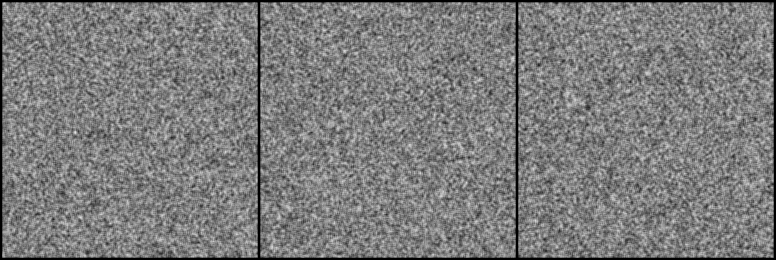

Here is the Python script that generated this plot:
'''
Use model.py->AesFA_test->forward function to generate stylized images.
'''
import argparse
import os
import torch
import numpy as np
import thop
from PIL import Image
from torchvision.transforms import ToTensor, Compose, Resize, CenterCrop, Normalize, RandomCrop

from Config_test import Config
from DataSplit import DataSplit
from model import AesFA_test
from blocks import test_model_load
import generate_results_html

import torch.nn.functional as F

def next_power_of_two(n):
    """找到大于等于n的最小的2的幂"""
    if n <= 0:
        return 1
    if (n & (n - 1)) == 0:  # 已经是2的幂
        return n
    power = 1
    while power < n:
        power <<= 1
    return power

def center_pad_to_power_of_two(img_tensor, target_height, target_width):
    """
    将图像张量填充到指定的2的幂次尺寸，以图像中心为基准。
    期望：RGB 通道已在 [-1,1]，Alpha 通道在 [0,1]。
    因此对 RGB 使用 pad value = -1（对应黑色），对 alpha 使用 0（透明）。
    """
    _, h, w = img_tensor.shape

    # 计算需要填充的上下左右边界
    pad_top = (target_height - h) // 2
    pad_bottom = target_height - h - pad_top
    pad_left = (target_width - w) // 2
    pad_right = target_width - w - pad_left

    # 如果 RGBA
    if img_tensor.shape[0] == 4:  # RGBA图像
        rgb_channels = img_tensor[:3, :, :]
        alpha_channel = img_tensor[3:4, :, :]

        # 填充 RGB 通道，使用 -1 表示黑（在 [-1,1] 域）
        rgb_padded = F.pad(rgb_channels,
                           (pad_left, pad_right, pad_top, pad_bottom),
                           mode='constant',
                           value=-1.0)

        # 填充 Alpha 通道（使用 0 表示透明）
        alpha_padded = F.pad(alpha_channel,
                             (pad_left, pad_right, pad_top, pad_bottom),
                             mode='constant',
                             value=0.0)

        padded_img = torch.cat([rgb_padded, alpha_padded], dim=0)
    else:
        # 如果只有 RGB（或其他），默认也使用 -1 填充（黑色）
        padded_img = F.pad(img_tensor,
                           (pad_left, pad_right, pad_top, pad_bottom),
                           mode='constant',
                           value=-1.0)

    return padded_img

def load_img(img_name, img_size, device):
    # 加载图像并转换为RGBA格式
    img = Image.open(img_name).convert('RGBA')

    # 获取原始尺寸
    original_width, original_height = img.size

    # 计算目标尺寸（最接近的2的幂次）
    target_height = next_power_of_two(original_height)
    target_width = next_power_of_two(original_width)

    print(f"Original size: {original_height}x{original_width}")
    print(f"Target size: {target_height}x{target_width}")

    # 转换为Tensor（0..1）
    img_tensor = torch.from_numpy(np.array(img)).float() / 255.0
    img_tensor = img_tensor.permute(2, 0, 1)  # HWC -> CHW

    # 将 RGB 映射到 [-1,1]（模型通常期望），但保持 Alpha 在 [0,1]
    rgb = img_tensor[:3, :, :] * 2.0 - 1.0    # now in [-1,1]
    alpha = img_tensor[3:4, :, :]              # stay in [0,1]
    img_tensor = torch.cat([rgb, alpha], dim=0)

    # 中心填充到目标大小（如果需要）
    if original_height == target_height and original_width == target_width:
        padded_img = img_tensor
    else:
        padded_img = center_pad_to_power_of_two(img_tensor, target_height, target_width)

    padded_img = padded_img.to(device)

    # 提取掩膜（alpha）和内容（RGB）
    mask_img = padded_img[3:4, :, :]  # 保持通道维度
    if len(mask_img.shape) == 3:
        mask_img = mask_img.unsqueeze(0)

    true_img = padded_img[0:3, :, :]
    if len(true_img.shape) == 3:
        true_img = true_img.unsqueeze(0)

    print(f'Final mask_img.shape: {mask_img.shape}, true_img.shape: {true_img.shape}')

    return true_img, mask_img, (original_height, original_width)

# 如果你想要更灵活的版本，可以保留img_size参数用于指定最小尺寸：
def load_img_with_min_size(img_name, min_img_size, device):
    """
    版本2：确保图像至少达到某个最小尺寸，同时调整为2的幂次
    """
    img = Image.open(img_name).convert('RGBA')
    original_width, original_height = img.size
    
    # 确保尺寸至少达到min_img_size，然后调整为2的幂次
    target_height = next_power_of_two(max(original_height, min_img_size))
    target_width = next_power_of_two(max(original_width, min_img_size))
    
    print(f"Original: {original_height}x{original_width}")
    print(f"Target: {target_height}x{target_width}")
    
    # 转换为Tensor
    img_tensor = torch.from_numpy(np.array(img)).float() / 255.0
    img_tensor = img_tensor.permute(2, 0, 1)
    
    if original_height == target_height and original_width == target_width:
        padded_img = img_tensor
    else:
        padded_img = center_pad_to_power_of_two(img_tensor, target_height, target_width)
    
    padded_img = padded_img.to(device)
    
    # 提取掩膜和内容图像
    mask_img = padded_img[3:4, :, :]
    true_img = padded_img[0:3, :, :]
    
    if len(mask_img.shape) == 3:
        mask_img = mask_img.unsqueeze(0)
    if len(true_img.shape) == 3:
        true_img = true_img.unsqueeze(0)
    
    # true_img = do_normalize_transform(true_img)
    
    return true_img, mask_img
# def next_power_of_two(n):
#     """
#     判断一个数是否是2的n次方，如果不是则提升到最近的2的n次方
#     """
#     # 检查是否是2的幂：2的幂的二进制表示只有一个1
#     if n <= 0:
#         return 1
    
#     # 判断是否是2的幂
#     if (n & (n - 1)) == 0:
#         return n  # 已经是2的幂
    
#     # 找到大于n的最小的2的幂
#     # 方法：将最高位的1左移1位
#     power = 1
#     while power < n:
#         power <<= 1  # 相当于 power *= 2
    
#     return power

# def load_img(img_name, img_size, device):
#     # print(img_name)
#     img = Image.open(img_name).convert('RGBA') # 加载图像, 并转换为 RGBA 格式
#     # print(img.size)
#     img_size = max(img.size)
#     img_size = next_power_of_two(img_size)
#     # print(img_size)
#     # img = ToTensor()(img).to(device)
#     img = do_base_transform(img, img_size).to(device)  # 进行剪切以及 ToTensor操作, 这个操作对掩膜部分与内容/风格部分都是必要的
    
#     # 从整个图像中提取掩膜图像
#     mask_img = img[3,:,:]
#     mask_img = mask_img.unsqueeze(0)
#     # mask_img = mask_img.repeat(3,1,1)
#     if len(mask_img.shape) == 3:
#         mask_img = mask_img.unsqueeze(0)

#     # 从整个图像中提取内容/风格图像
#     true_img = img[0:3,:,:]
#     if len(true_img) == 3:
#         true_img = true_img.unsqueeze(0)
#     true_img = do_normalize_transform(true_img) # 进行归一化等操作
#     # print(f'mask_img.shape: {mask_img.shape}, true_img.shape:{true_img.shape}')
    
#     # print(type(true_img), type(mask_img))
#     # print((true_img.shape),(mask_img.shape))
#     return true_img, mask_img
    

#     # img = do_transform(img, img_size).to(device)
#     # if len(img.shape) == 3:
#     #     img = img.unsqueeze(0)  # make batch dimension
#     # return img

def im_convert(image):
    image = image.to("cpu").clone().detach().numpy()
    image = image.transpose(0, 2, 3, 1)
    # image = image * np.array((0.229, 0.224, 0.225)) + np.array((0.485, 0.456, 0.406))
    image = image * 0.5 + 0.5    # 修改为与输入归一化参数对应的值
    image = image.clip(0, 1)
    return image

def im_convert_alpha(stylized: torch.Tensor, mask: torch.Tensor):
    '''
    一个专门对png图像优化的im_convert方法. 由于在读取图像时没有对alpha通道进行归一化处理, 所以在此刻也不需要进行“反归一化”的处理. 故将alpha通道与RGB通道分开处理分开.
    '''
    stylized = stylized * 0.5 + 0.5
    mask_sliced = mask[:,0:1,:,:] # 经测试发现, mask的三个通道中的内容完全一致
    
    stylized_with_alpha = torch.cat([stylized, mask_sliced], dim=1)
    stylized_with_alpha = stylized_with_alpha.to("cpu").clone().detach().numpy()
    stylized_with_alpha = stylized_with_alpha.transpose(0,2,3,1)
    stylized_with_alpha = stylized_with_alpha.clip(0,1)

    return stylized_with_alpha
    # stylized_with_alpha = torch.cat([stylized, mask_sliced], dim=1)

    # true_image = image[:,0:3,:,:] # 分离RGB通道
    # mask_image = image[:,-1:,:] # 分离alpha通道, 并保持通道数一致
    # print(true_image.shape)
    # print(mask_image.shape)

    # true_image =  true_image * 0.5 + 0.5    # 处理RGB通道, 修改为与输入归一化参数对应的值
    # image = torch.cat([true_image, mask_image], dim=1) # 拼接RGB与alpha通道

    # image = image.to("cpu").clone().detach().numpy()
    # image = image.transpose(0, 2, 3, 1)
    # image = image.clip(0, 1)
    # print(image.shape)
    # return image

def do_base_transform(img, osize):
    transform = Compose([Resize(size=osize),
                        CenterCrop(size=osize),
                            ToTensor()])
    return transform(img)
    
def do_normalize_transform(img):
    # transform = Compose([Normalize((0.485, 0.456, 0.406), (0.229, 0.224, 0.225))])
    transform = Compose([Normalize((0.5, 0.5, 0.5), (0.5, 0.5, 0.5))])
    return transform(img)

# def do_transform(img, osize):
#     transform = Compose([Resize(size=osize),  # Resize to keep aspect ratio
#                         CenterCrop(size=osize),
#                         ToTensor(),
#                         Normalize((0.485, 0.456, 0.406), (0.229, 0.224, 0.225))])
#     return transform(img)
def center_crop_to_original_size(img_tensor, original_size):
    """
    将填充后的图像裁剪回原始尺寸
    """
    original_height, original_width = original_size
    _, h, w = img_tensor.shape
    
    # 计算裁剪区域
    start_y = (h - original_height) // 2
    start_x = (w - original_width) // 2
    end_y = start_y + original_height
    end_x = start_x + original_width
    
    # 进行裁剪
    cropped_img = img_tensor[:, start_y:end_y, start_x:end_x]
    return cropped_img

def save_img(config, cont_name, sty_name, content, style, stylized, 
             content_original_size, style_original_size, 
             content_mask=None, style_mask=None, freq=False, high=None, low=None):
    
    # 将张量转换回CPU并分离梯度
    content = content.cpu().detach()
    style = style.cpu().detach()
    stylized = stylized.cpu().detach()
    if content_mask is not None:
        content_mask = content_mask.cpu().detach()
    if style_mask is not None:
        style_mask = style_mask.cpu().detach()
    
    # 裁剪回原始尺寸
    content_cropped = center_crop_to_original_size(content[0], content_original_size)
    style_cropped = center_crop_to_original_size(style[0], style_original_size)
    stylized_cropped = center_crop_to_original_size(stylized[0], content_original_size)
    
    # 如果有掩膜，也需要裁剪
    if content_mask is not None:
        content_mask_cropped = center_crop_to_original_size(content_mask[0], content_original_size)
    else:
        content_mask_cropped = None
        
    if style_mask is not None:
        style_mask_cropped = center_crop_to_original_size(style_mask[0], style_original_size)
    else:
        style_mask_cropped = None
    
    # 转换回图像格式
    real_A = im_convert_alpha(content_cropped.unsqueeze(0), content_mask_cropped.unsqueeze(0) if content_mask_cropped is not None else None)
    real_B = im_convert_alpha(style_cropped.unsqueeze(0), style_mask_cropped.unsqueeze(0) if style_mask_cropped is not None else None)
    trs_AtoB_full = im_convert(stylized_cropped.unsqueeze(0))    # 保留完整风格化图像
    trs_AtoB = im_convert_alpha(stylized_cropped.unsqueeze(0), content_mask_cropped.unsqueeze(0) if content_mask_cropped is not None else None) # 将风格化图像使用内容图像掩膜裁剪
    
    A_image = Image.fromarray((real_A[0] * 255.0).astype(np.uint8))
    B_image = Image.fromarray((real_B[0] * 255.0).astype(np.uint8))
    trs_image_full = Image.fromarray((trs_AtoB_full[0] * 255.0).astype(np.uint8))
    trs_image = Image.fromarray((trs_AtoB[0] * 255.0).astype(np.uint8))

    A_path = f"{config.img_dir}/{cont_name.stem}_content_{sty_name.stem}.png"
    B_path = f"{config.img_dir}/{cont_name.stem}_style_{sty_name.stem}.png"
    trs_full_path = f"{config.img_dir}/{cont_name.stem}_fullstylized_{sty_name.stem}.png"
    trs_path = f"{config.img_dir}/{cont_name.stem}_stylized_{sty_name.stem}.png"

    A_image.save(A_path)
    B_image.save(B_path)
    trs_image_full.save(trs_full_path)
    trs_image.save(trs_path)
    
    if freq:
        # 裁剪高频和低频图像
        high_cropped = center_crop_to_original_size(high[0], content_original_size)
        low_cropped = center_crop_to_original_size(low[0], content_original_size)
        
        trs_AtoB_high = im_convert(high_cropped.unsqueeze(0))
        trs_AtoB_low = im_convert(low_cropped.unsqueeze(0))

        trsh_image = Image.fromarray((trs_AtoB_high[0] * 255.0).astype(np.uint8))
        trsl_image = Image.fromarray((trs_AtoB_low[0] * 255.0).astype(np.uint8))
        
        trsh_image.save('{}/{:s}_stylizing_high_{:s}.jpg'.format(config.img_dir, cont_name.stem, sty_name.stem))
        trsl_image.save('{}/{:s}_stylizing_low_{:s}.jpg'.format(config.img_dir, cont_name.stem, sty_name.stem))
    
    return A_path, B_path, trs_full_path, trs_path  # 返回值: 内容图像路径、风格图像路径、风格化图像路径、添加α通道的风格化图像的路径
# def save_img(config, cont_name, sty_name, content, style, stylized, content_mask=None, style_mask=None, freq=False, high=None, low=None):
#     # real_A = im_convert(content)
#     real_A = im_convert_alpha(content, content_mask)
#     # real_B = im_convert(style)
#     real_B = im_convert_alpha(style, style_mask)
#     trs_AtoB_full = im_convert(stylized)    # 保留完整风格化图像
#     trs_AtoB = im_convert_alpha(stylized, content_mask) # 将风格化图像使用内容图像掩膜裁剪
#     # trs_AtoB = im_convert(stylized)
    
#     A_image = Image.fromarray((real_A[0] * 255.0).astype(np.uint8))
#     B_image = Image.fromarray((real_B[0] * 255.0).astype(np.uint8))
#     trs_image_full = Image.fromarray((trs_AtoB_full[0] * 255.0).astype(np.uint8))
#     trs_image = Image.fromarray((trs_AtoB[0] * 255.0).astype(np.uint8))

#     A_path = f"{config.img_dir}/{cont_name.stem}_content_{sty_name.stem}.png"
#     B_path = f"{config.img_dir}/{cont_name.stem}_style_{sty_name.stem}.png"
#     trs_full_path = f"{config.img_dir}/{cont_name.stem}_fullstylized_{sty_name.stem}.jpg"
#     trs_path = f"{config.img_dir}/{cont_name.stem}_stylized_{sty_name.stem}.png"

#     A_path = '{}/{:s}_content_{:s}.png'.format(config.img_dir, cont_name.stem, sty_name.stem)
#     A_image.save(A_path)
#     B_path = '{}/{:s}_style_{:s}.png'.format(config.img_dir, cont_name.stem, sty_name.stem)
#     B_image.save(B_path)
#     trs_path ='{}/{:s}_stylized_{:s}.png'.format(config.img_dir, cont_name.stem, sty_name.stem) 
#     trs_image_full.save(trs_full_path)
#     trs_image.save(trs_path)
    
#     if freq:
#         trs_AtoB_high = im_convert(high)
#         trs_AtoB_low = im_convert(low)

#         trsh_image = Image.fromarray((trs_AtoB_high[0] * 255.0).astype(np.uint8))
#         trsl_image = Image.fromarray((trs_AtoB_low[0] * 255.0).astype(np.uint8))
        
#         trsh_image.save('{}/{:s}_stylizing_high_{:s}.jpg'.format(config.img_dir, cont_name.stem, sty_name.stem))
#         trsl_image.save('{}/{:s}_stylizing_low_{:s}.jpg'.format(config.img_dir, cont_name.stem, sty_name.stem))
    
#     return A_path, B_path, trs_full_path, trs_path  # 返回值: 内容图像路径、风格图像路径、风格化图像路径、添加α通道的风格化图像的路径

        
def main():
    parser = argparse.ArgumentParser(description='')
    parser.add_argument('--input_dir', '-id', help='input dir')
    parser.add_argument('--output_dir', '-od', help='output dir')
    parser.add_argument('--input', '-i', help='input imgae path')
    parser.add_argument('--output', '-o', help='output image path')
    parser.add_argument('--pth_path', '-p', help='path of .pth file')
    arg = parser.parse_args()
    
    try:
        # 添加详细的错误日志
        import traceback
        import sys
        
        def exception_handler(exc_type, exc_value, exc_traceback):
            if issubclass(exc_type, KeyboardInterrupt):
                sys.__excepthook__(exc_type, exc_value, exc_traceback)
                return
            print("Uncaught exception:", exc_type.__name__, exc_value)
            traceback.print_exception(exc_type, exc_value, exc_traceback)
            sys.exit(1)
        config = Config()

        device = torch.device(config.cuda_device if torch.cuda.is_available() else 'cpu')
        print('Version:', config.file_n)
        print(device)
        
        with torch.no_grad():
            ## Data Loader
            test_bs = 1
            test_data = DataSplit(config=config, phase='test')
            data_loader_test = torch.utils.data.DataLoader(test_data, batch_size=test_bs, shuffle=False, num_workers=16, pin_memory=False)
            print("Test: ", test_data.__len__(), "images: ", len(data_loader_test), "x", test_bs, "(batch size) =", test_data.__len__())

            ## Model load
            ckpt = os.path.join(config.ckpt_dir, config.ckpt_name)    # ckpt files path&name is from Config.py
            print("checkpoint: ", ckpt)
            model = AesFA_test(config)
            model = test_model_load(checkpoint=ckpt, model=model)
            model.to(device)

            if not os.path.exists(config.img_dir):
                os.makedirs(config.img_dir)

            ## Start Testing
            freq = False                # whether save high, low frequency images or not
            count = 0
            t_during = 0

            A_path_list = []
            B_path_list = []
            trs_path_list = []
            trs_full_path_list = []

            contents = test_data.images # Load Content Images 一个列表, 里面存储了内容图像的名称.
            styles = test_data.style_images    # Load Style Images 一个列表, 里面存储了风格图像的名称.
            # masks = test_data.mask_images# Load Mask Images
            if config.multi_to_multi:   # one content image, N style image
                tot_imgs = len(contents) * len(styles)
                for idx in range(len(contents)):
                    cont_name = contents[idx]           # path of content image
                    content, content_mask, content_origin_size = load_img(cont_name, config.test_content_size, device)

                    for i in range(len(styles)):
                        sty_name = styles[i]            # path of style image
                        style, style_mask, style_origin_size = load_img(sty_name, config.test_style_size, device) # 想要将掩膜从风格图像中提取出来, 就必须改写 load_img 函数. 具体来说, 应该将 load_img 函数改写成类似于 DataSplit.py -> __getitem__函数 中, 从 sty_img 中分离 mask的形式.

                        # mask_name = masks[i]            # path of mask image
                        # mask = load_img(mask_name, config.test_style_size, device)
                        
                        if freq:
                            stylized, stylized_high, stylized_low, during = model(real_A=content, real_B=style, real_mask=style_mask, freq=freq) # Use `AesFA_test.forward` to generate styled images
                            A_path, B_path, trs_path = save_img(config, cont_name, sty_name, content, style, stylized, freq, stylized_high, stylized_low)
                            A_path_list.append(A_path)
                            B_path_list.append(B_path)
                            trs_path_list.append(trs_path)
                        else:
                            stylized, during = model(
                                real_A=content,
                                real_B=style,
                                real_mask=style_mask,
                                content_mask=content_mask,
                                freq=freq)  # Use `AesFA_test.forward` to generate styled images
                            A_path, B_path, trs_full_path, trs_path = save_img(config, cont_name, sty_name, content, style, stylized, content_original_size=content_origin_size, style_original_size=style_origin_size, content_mask=content_mask, style_mask=style_mask)
                            A_path_list.append(A_path)
                            B_path_list.append(B_path)
                            trs_path_list.append(trs_path)
                            trs_full_path_list.append(trs_full_path)

                        count += 1
                        print(count, idx+1, i+1, during)
                        t_during += during
                        flops, params = thop.profile(model, inputs=(content, style, style_mask, content_mask[:,:1,:,:], freq))
                        print("GFLOPS: %.4f, Params: %.4f"% (flops/1e9, params/1e6))
                        print("Max GPU memory allocated: %.4f GB" % (torch.cuda.max_memory_allocated(device=config.cuda_device) / 1024. / 1024. / 1024.))

            else:
                tot_imgs = len(contents)
                for idx in range(len(contents)):
                    cont_name = contents[idx]
                    content = load_img(cont_name, config.test_content_size, device)

                    sty_name = styles[idx]
                    style = load_img(sty_name, config.test_style_size, device)

                    if freq:
                        stylized, stylized_high, stylized_low, during = model(content, style, freq)
                        save_img(config, cont_name, sty_name, content, style, stylized, freq, stylized_high, stylized_low)
                    else:
                        stylized, during = model(content, style, freq)
                        A_path, B_path, trs_path = save_img(config, cont_name, sty_name, content, style, stylized)
                        A_path_list.append(A_path)
                        B_path_list.append(B_path)
                        trs_path_list.append(trs_path)

                    t_during += during
                    flops, params = thop.profile(model, inputs=(content, style, freq))
                    print("GFLOPS: %.4f, Params: %.4f" % (flops / 1e9, params / 1e6))
                    print("Max GPU memory allocated: %.4f GB" % (torch.cuda.max_memory_allocated(device=config.gpu) / 1024. / 1024. / 1024.))


            t_during = float(t_during / (len(contents) * len(styles)))
            print("[AesFA] Content size:", config.test_content_size, "Style size:", config.test_style_size,
                  " Total images:", tot_imgs, "Avg Testing time:", t_during)
            generate_results_html.generate_html(A_path_list, B_path_list, trs_full_path_list,trs_path_list, config)
    except Exception as e:
        print(f"Main function error: {e}")
        traceback.print_exc()
        sys.exit(1)
            
if __name__ == '__main__':
    main()

    # #### 数据读入
    # style_name = '/mnt/sda/Datasets/style_image/AlphaStyle/alpha_WikiArt_AllInOne2/Color_Field_Painting_anne-truitt_knight-s-heritage-1963.png'
    # content_name = '/mnt/sdb/zxt/3_code_area/code_develop/PartialConv_AesFA/input/contents/alpha/transparent_c1_main.png'
    # content, content_mask = load_img(img_name=content_name, img_size=256, device='cuda:1')
    # style, style_mask = load_img(img_name=style_name, img_size=256, device='cuda:1')
    
    # #### 参数设定
    # freq = False                # whether save high, low frequency images or not
    # config = Config()
    # ckpt = os.path.join(config.ckpt_dir, config.ckpt_name)    # ckpt files path&name is from Config.py
    # device = torch.device(config.cuda_device if torch.cuda.is_available() else 'cpu')

    # #### 模型导入
    # model = AesFA_test(config)
    # model = test_model_load(checkpoint=ckpt, model=model)
    # model.to(device)
    
    # #### 模型调用
    # stylized, during = model(
    #     real_A=content,
    #     real_B=style,
    #     real_mask=style_mask,
    #     freq=freq)  # Use `AesFA_test.forward` to generate styled images
    # print(type(stylized))
    # print(f'stylized shape: {stylized.shape}')
    
